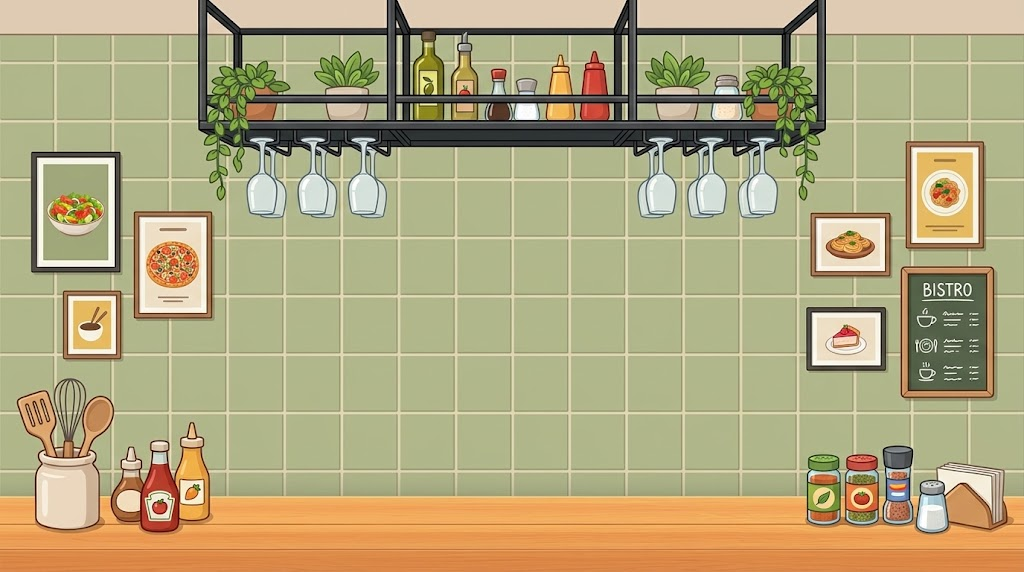
#> input picture Tools/ArtGen/kitchen_wall/source_sketch.png, 1024 x 572 px
$ python clean.py
#> lines starting #> are read from the running program, lines starting #| are printed output that depends on the picture; after the words box and inside, x2 and y2 are one past the last pixel; in counts of white or black regions, pixels touching at a corner belong together
"""Шаг 1: убрать со стены/стола/полки все предметы, которые перерисовываются.
Стена (плитка + бежевая полоса) синтезируется по замеренной сетке, столешница копируется
со свободного центра, перекладины стеллажа — с чистых участков. Выход: clean_base.png (2048×1144)."""
import numpy as np, cv2
import os, tempfile
HERE = os.path.dirname(os.path.abspath(__file__))
WORK = os.path.join(tempfile.gettempdir(), "funflow_kitchen_wall")
os.makedirs(WORK, exist_ok=True)
from PIL import Image, ImageFilter

S = 2
src = Image.open(os.path.join(HERE, "source_sketch.png")).convert("RGB")
#> src is the input picture: PIL image 1024x572 RGB; mean R, G, B 177.9, 167.6, 126.9
s = np.array(src).astype(np.float32)
H, W = s.shape[:2]
#> H = 572; W = 1024
base = np.array(src.resize((W * S, H * S), Image.LANCZOS)
                .filter(ImageFilter.UnsharpMask(radius=2, percent=60, threshold=2))).astype(np.float32)

# ── синтез стены в координатах 2x
TILE = np.array([176, 183, 139], np.float32)
BAND = np.array([223, 203, 179], np.float32)
# профили затирки (смещение от тёмной линии, пиксели исходника)
VPROF = np.array([[177, 180, 137], [151, 153, 110], [187, 185, 146], [225, 223, 184], [222, 219, 181], [184, 184, 144], [176, 179, 138]], np.float32)
HPROF = np.array([[180, 182, 139], [157, 159, 117], [170, 170, 128], [220, 219, 178], [222, 220, 179], [189, 188, 147], [174, 180, 136]], np.float32)
BPROF = {33: [203, 183, 157], 34: [124, 111, 79], 35: [171, 162, 129], 36: [185, 183, 145]}


def prof_weight(u, starts, pitch, prof):
    """u — координата в пикселях исходника (центр пикселя); возвращает цвет профиля и вес (0 вне затирки)."""
    k = np.round((u - starts) / pitch)
    d = u - (starts + k * pitch) + 1.0          # 0 → пиксель до тёмной линии
    inside = (d >= 0) & (d <= len(prof) - 1)
    dc = np.clip(d, 0, len(prof) - 1.001)
    i = np.floor(dc).astype(int); f = (dc - i)[..., None]
    col = prof[i] * (1 - f) + prof[i + 1] * f
    return col, inside


def wall(y0, y1, x0, x1):
    """Синтетическая стена для области (в пикселях 2x)."""
    ys = (np.arange(y0, y1) + 0.5) / S - 0.5
    xs = (np.arange(x0, x1) + 0.5) / S - 0.5
    out = np.empty((len(ys), len(xs), 3), np.float32); out[:] = TILE
    vc, vin = prof_weight(xs, 339.0, 57.0, VPROF)
    out[:, vin] = vc[vin][None, :, :]
    hc, hin = prof_weight(ys, 235.0, 58.36, HPROF)
    out[hin] = np.where(True, hc[hin][:, None, :], 0)
    # пересечения: светлее из двух
    both = hin[:, None] & vin[None, :]
    out[both] = np.maximum(hc[:, None, :].repeat(len(xs), 1), vc[None].repeat(len(ys), 0))[both]
    # бежевая полоса сверху
    for yi, y in enumerate(ys):
        if y < 32.5:
            out[yi] = BAND
        elif y < 36.5:
            yy = int(np.floor(y)); f = y - yy
            a = np.array(BPROF.get(yy, TILE), np.float32); b = np.array(BPROF.get(yy + 1, TILE), np.float32)
            out[yi] = a * (1 - f) + b * f
    return out


def put_wall(b):
    x0, y0, x1, y1 = [int(round(v * S)) for v in b]
    base[y0:y1, x0:x1] = wall(y0, y1, x0, x1)


def counter_copy(b, ref_x=330, period=300):
    x0, y0, x1, y1 = [int(round(v * S)) for v in b]
    xs = np.arange(x0, x1)
    srcx = ref_x * S + (xs - x0) % (period * S)
    base[y0:y1, x0:x1] = base[y0:y1, srcx]


COUNTER_TOP = 496   # первая строка столешницы (исходник)

# ── 1. стол: прямоугольники с предметами
for b in [(10, 372, 218, 538), (762, 438, 1014, 538)]:
    x0, y0, x1, y1 = b
    put_wall((x0, y0, x1, COUNTER_TOP))
    counter_copy((x0, COUNTER_TOP, x1, y1))

# ── 2. рамки и доска: убрать полностью (+ поля под тени)
for b in [(28, 149, 124, 276), (131, 209, 215, 322), (60, 288, 124, 362),
          (903, 138, 988, 252), (808, 209, 894, 280), (803, 303, 890, 374), (898, 263, 998, 401)]:
    put_wall(b)

# ── 3. полка: предметы между перекладинами (до верха нижней полки y=119)
RAIL = (95, 103)          # передняя перекладина, строки исходника [95,103)
rail_rows = base[RAIL[0] * S:RAIL[1] * S, 305 * S:305 * S + 1].copy()   # чистый столбец перекладины
#> rail_rows = 16 rows, first 8: [0, 0, 0], [0, 0, 0], [54, 53, 53], [130, 128, 126], [138, 138, 137], [113, 115, 114], [81, 82, 82], [59, 58, 61]
shelf_boxes = [(206, 56, 296, 120), (312, 48, 386, 120), (410, 29, 448, 120), (446, 29, 486, 120),
               (484, 66, 513, 120), (511, 74, 543, 120), (543, 51, 578, 120), (578, 47, 612, 120),
               (642, 47, 713, 120), (709, 72, 743, 120), (741, 62, 828, 120)]
BACK = (26, 37)           # задняя верхняя перекладина
back_rows = base[BACK[0] * S:BACK[1] * S, 520 * S:520 * S + 1].copy()
#> back_rows = 22 rows, first 8: [224, 207, 187], [242, 226, 209], [242, 228, 214], [184, 173, 159], [82, 75, 63], [21, 15, 6], [20, 15, 10], [44, 42, 40]
for b in shelf_boxes:
    put_wall(b)
    x0, x1 = int(b[0] * S), int(b[2] * S)
    base[RAIL[0] * S:RAIL[1] * S, x0:x1] = rail_rows
    if b[1] < BACK[1]:
        base[BACK[0] * S:BACK[1] * S, x0:x1] = back_rows
# вертикальные стойки за вьющимися растениями — копия строки, где стойка видна целиком
POSTS = [(197, 208, 45), (232, 243, 45), (781, 792, 50), (809, 825, 50)]
for px0, px1, ry in POSTS:
    for (bx0, by0, bx1, by1) in [shelf_boxes[0], shelf_boxes[-1]]:
        a, b2 = max(px0, bx0), min(px1, bx1)
        if a >= b2:
            continue
        row = np.array(src.resize((W * S, H * S), Image.LANCZOS)).astype(np.float32)[ry * S, a * S:b2 * S]
        base[by0 * S:by1 * S, a * S:b2 * S] = row[None]
        # перекладина поверх задней стойки
        base[RAIL[0] * S:RAIL[1] * S, a * S:b2 * S] = rail_rows

# ── 4. свисающий плющ под полкой: маска зелёного, полка — копией столбца, низ — стеной, стык — inpaint
g = s[..., 1]; r = s[..., 0]; bl = s[..., 2]
#> after `bl = s[..., 2]`:
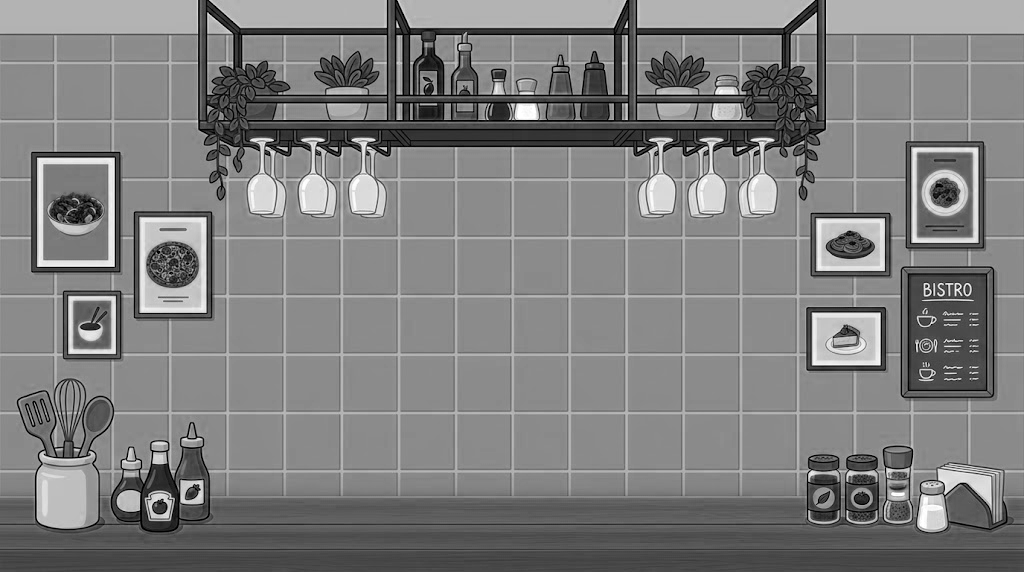
#> bl: shape (572, 1024) float32; min 0, max 255, mean 126.9
green = ((g - r > 18) & (g - bl > 35)) | ((g - r > 8) & (g < 120) & (g - bl > 15))
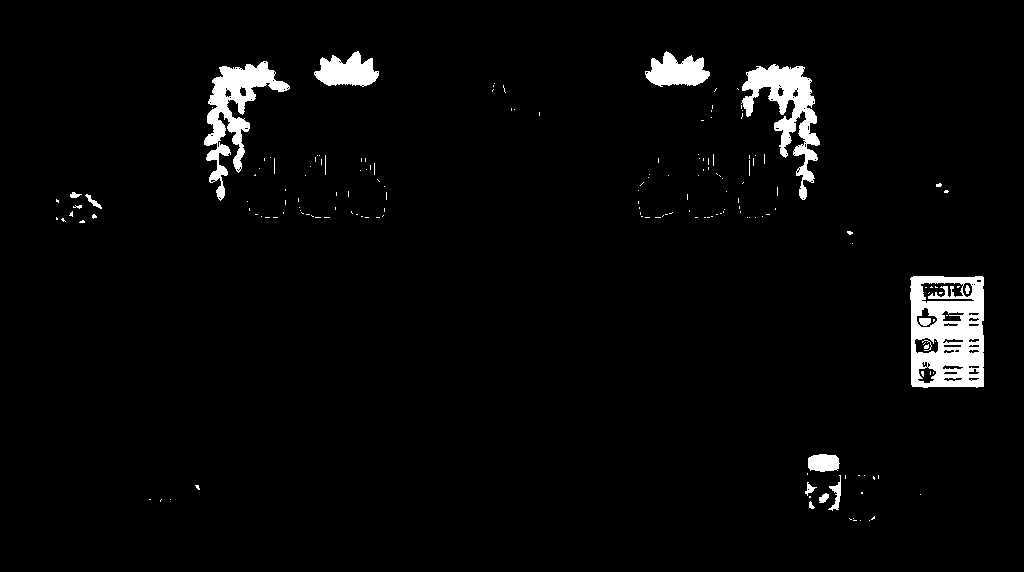
#> green: shape (572, 1024) bool; 3.1% white; 177 white regions (160 under 20 px), largest, box (x1, y1, x2, y2) and area: (910, 276, 984, 388) 6162, (741, 64, 820, 200) 3736, (204, 61, 290, 201) 3694
zone = np.zeros_like(green)
zone[119:212, 196:258] = True
zone[119:212, 772:832] = True
lum = s.mean(-1)
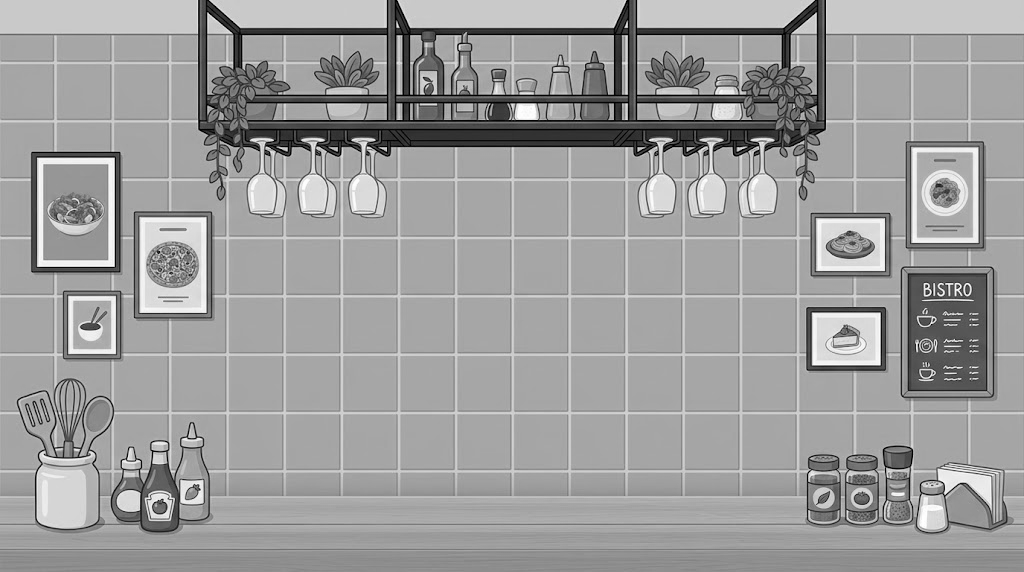
#> lum: shape (572, 1024) float32; min 0, max 255, mean 157.5
neutral = cv2.dilate((((r - bl) < 14) & (lum > 140)).astype(np.uint8), np.ones((3, 3), np.uint8), iterations=2).astype(bool)   # бокалы
#> neutral: shape (572, 1024) bool; 5.5% white; 106 white regions (3 under 20 px), largest, box (x1, y1, x2, y2) and area: (244, 136, 290, 221) 2710, (295, 136, 346, 219) 2651, (685, 136, 728, 221) 2637
ivy = (green & zone).astype(np.uint8)
#> ivy: shape (572, 1024); values 0 (black) and 1 (white), 0.48% white; 10 white regions (6 under 20 px), largest, box (x1, y1, x2, y2) and area: (204, 119, 231, 201) 898, (793, 119, 820, 200) 883, (227, 119, 250, 173) 542, (774, 119, 797, 158) 442
ivy = cv2.dilate(ivy, np.ones((3, 3), np.uint8), iterations=2).astype(bool) & zone
#> ivy: shape (572, 1024) bool; 0.84% white; 7 white regions, largest, box (x1, y1, x2, y2) and area: (202, 119, 252, 203) 2458, (772, 119, 822, 202) 2256, (775, 185, 780, 198) 65
protect = neutral & (np.arange(H)[:, None] >= 132)
ivy = ivy & ~protect
#> ivy: shape (572, 1024) bool; 0.8% white; 6 white regions (4 under 20 px), largest, box (x1, y1, x2, y2) and area: (202, 119, 252, 203) 2458, (772, 119, 822, 202) 2190
ivy2 = cv2.resize(ivy.astype(np.uint8), (W * S, H * S), interpolation=cv2.INTER_NEAREST).astype(bool)
#> ivy2: shape (1144, 2048) bool; 0.8% white; 6 white regions (3 under 20 px), largest, box (x1, y1, x2, y2) and area: (404, 238, 504, 406) 9832, (1544, 238, 1644, 404) 8760, (1558, 370, 1560, 396) 52
protect2 = cv2.resize(protect.astype(np.uint8), (W * S, H * S), interpolation=cv2.INTER_NEAREST).astype(bool)
#> protect2: shape (1144, 2048) bool; 4.8% white; 52 white regions, largest, box (x1, y1, x2, y2) and area: (488, 272, 580, 442) 10840, (590, 272, 692, 438) 10604, (1370, 272, 1456, 442) 10548
yy, xx = np.mgrid[0:H * S, 0:W * S]
ysrc = yy / S
# полка: строки 119..131 копируем со столбца x=300
plate = ivy2 & (ysrc >= 119) & (ysrc < 131) & (xx >= 206 * S) & (xx < 816 * S)
#> plate: shape (1144, 2048) bool; 0.17% white; 2 white regions, box (x1, y1, x2, y2) and area: (412, 238, 504, 262) 2096, (1544, 238, 1632, 262) 2000
base[plate] = base[yy[plate], 300 * S]
# стена ниже 149
low = ivy2 & (ysrc >= 149)
#> low: shape (1144, 2048) bool; 0.39% white; 7 white regions (3 under 20 px), largest, box (x1, y1, x2, y2) and area: (408, 298, 494, 406) 4892, (1582, 298, 1640, 404) 3628, (1556, 298, 1580, 320) 464, (1558, 370, 1560, 396) 52
wfull = wall(0, H * S, 0, W * S)
base[low] = wfull[low]
# остальное (торцы, низ полки) — inpaint
rest = ivy2 & ~plate & ~low
#> rest: shape (1144, 2048) bool; 0.24% white; 4 white regions, box (x1, y1, x2, y2) and area: (404, 262, 502, 298) 2820, (1544, 262, 1644, 298) 2588, (1632, 238, 1638, 252) 80, (410, 238, 412, 250) 24
# торцы под полкой (за плющом) — чистая стена, без размазанных остатков
for bx0, bx1 in [(190, 245), (779, 836)]:
    sl = (slice(132 * S, 215 * S), slice(bx0 * S, bx1 * S))
    pr = protect2[sl] if bx0 < 500 else np.zeros_like(protect2[sl])
    base[sl] = np.where(pr[..., None], base[sl], wfull[sl])
    rest[sl] = False
#> this loop made 2 passes
#> pass 1, `pr = protect2[sl] if bx0 < 500 else np.zeros_like(protect2[sl])`:
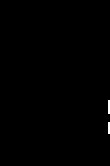
#> pr: shape (166, 110) bool; 0.28% white; 2 white regions, box (x1, y1, x2, y2) and area: (108, 100, 110, 114) 28, (108, 122, 110, 134) 24
#> after the loop:
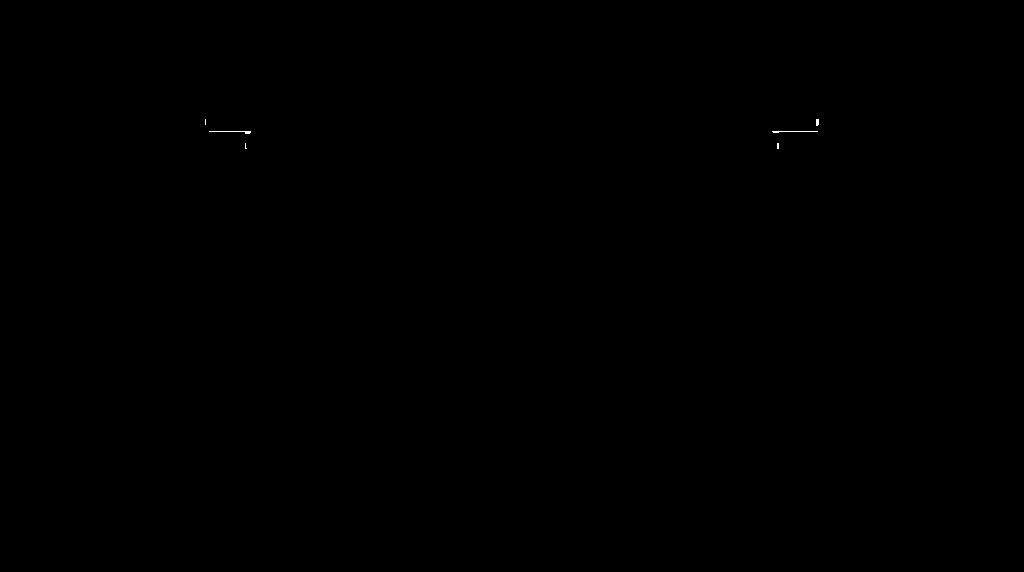
#> rest: shape (1144, 2048) bool (shown at 1/2 size); 0.03% white; 6 white regions, box (x1, y1, x2, y2) and area: (418, 262, 502, 268) 212, (1544, 262, 1636, 266) 208, (1632, 238, 1638, 252) 80, (1554, 286, 1558, 298) 48, (490, 286, 494, 298) 28, (410, 238, 412, 250) 24
# вся стена — синтетическая и чёткая; оставляем исходник только там, где он заметно отличается (стеллаж, бокалы)
diff = np.abs(base - wfull).sum(-1) > 45
#> diff: shape (1144, 2048) bool; 24.5% white; 1113 white regions (841 under 20 px), largest, box (x1, y1, x2, y2) and area: (0, 945, 2048, 1144) 321059, (0, 0, 2048, 439) 204180, (113, 128, 227, 241) 1222
diff = cv2.dilate(diff.astype(np.uint8), np.ones((5, 5), np.uint8), iterations=2)
#> diff: shape (1144, 2048); values 0 (black) and 1 (white), 35.6% white; 22 white regions, largest, box (x1, y1, x2, y2) and area: (0, 0, 2048, 1144) 821861, (1668, 347, 1810, 371) 2050, (1972, 347, 2048, 420) 1339
keep = cv2.GaussianBlur(diff.astype(np.float32), (0, 0), 1.2)[..., None]
wall_zone = (yy < COUNTER_TOP * S)[..., None]
base = np.where(wall_zone, base * keep + wfull * (1 - keep), base)
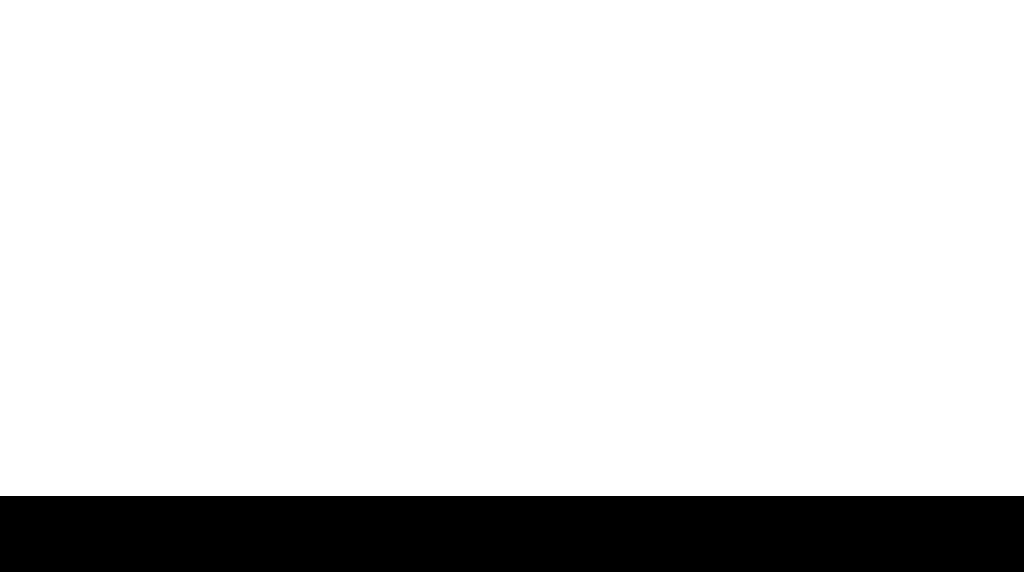
#> wall_zone: shape (1144, 2048, 1) bool (shown at 1/2 size); 86.7% white; 1 black region, box (x1, y1, x2, y2) and area: (0, 992, 2048, 1144) 311296
# старые бокалы убираем — рисуются заново (ниже кронштейнов целиком, выше — только светлое стекло)
glass_px = cv2.dilate((((r - bl) < 14) & (lum > 150)).astype(np.uint8), np.ones((3, 3), np.uint8), iterations=2).astype(bool)
#> glass_px: shape (572, 1024) bool; 5.2% white; 100 white regions (3 under 20 px), largest, box (x1, y1, x2, y2) and area: (244, 136, 290, 221) 2684, (295, 136, 346, 219) 2603, (346, 136, 395, 221) 2595
for gx0, gx1 in [(243, 392), (633, 783)]:
    sl = (slice(132 * S, 226 * S), slice(gx0 * S, gx1 * S))
    base[sl] = wfull[sl]
    rest[sl] = False
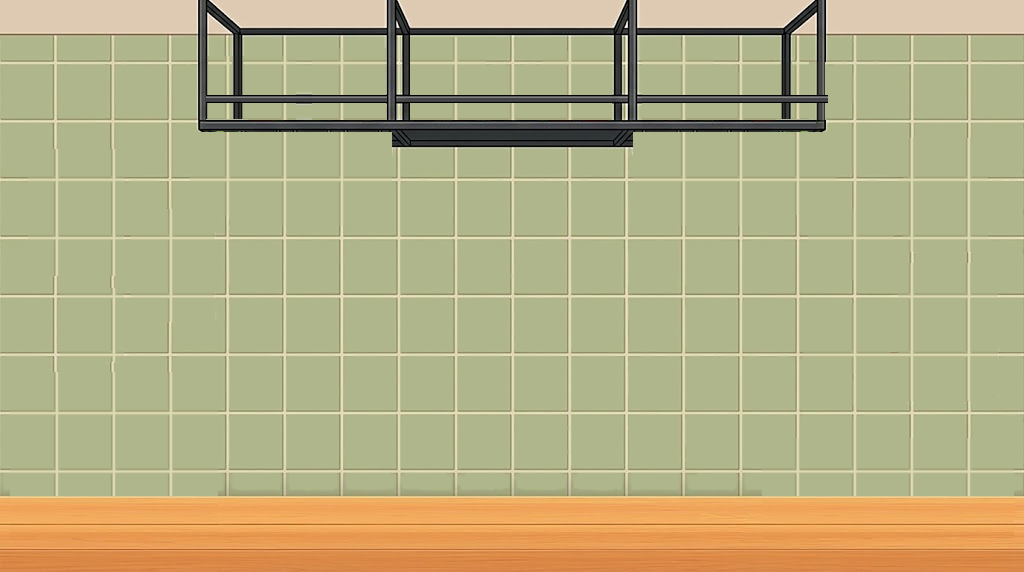
#> base: shape (1144, 2048, 3) float32 (shown at 1/2 size); mean R, G, B 184.5, 174.6, 132.1; drawn with min black and max white
#> rest: shape (1144, 2048) bool; 0.02% white in thin lines or dots, all inside (x1, y1, x2, y2) = (410, 238, 1638, 264)
b8 = np.clip(base, 0, 255).astype(np.uint8)
b8 = cv2.inpaint(b8, rest.astype(np.uint8) * 255, 5, cv2.INPAINT_TELEA)
Image.fromarray(b8).save(os.path.join(WORK, "clean_base.png"))
print("ok")
